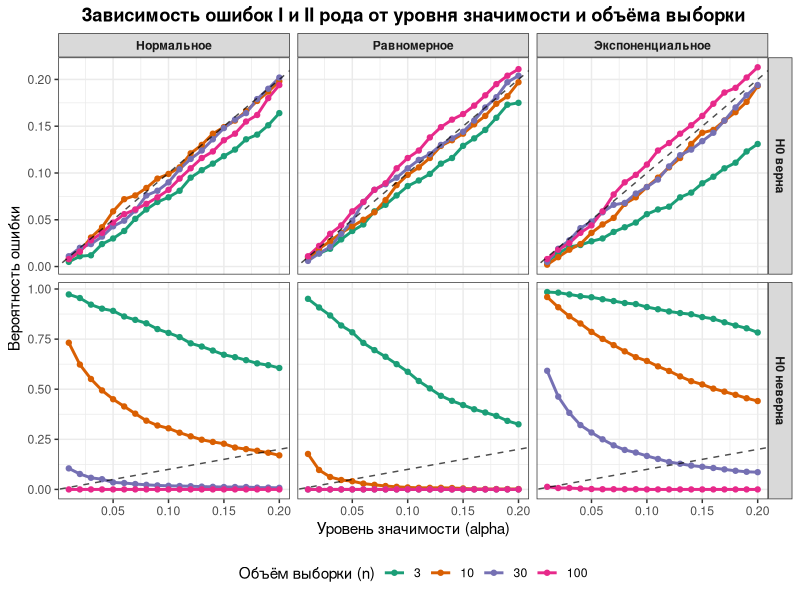

This chart was generated by the following R code:
## ---- chunk 1
set.seed(30)
## ---- chunk 2
library(tidyverse)
## ---- chunk 3
n_values <- c(3, 10, 30, 100)
dist_values <- c("Нормальное", "Равномерное", "Экспоненциальное")
scenario_values <- c("H0 верна", "H0 неверна")
alpha_values <- seq(from = 0.01, to = 0.20, by = 0.01)
stringsAsFactors = FALSE
results <- data.frame(
  n          = numeric(),
  dist       = character(),
  scenario   = character(),
  alpha      = numeric(),
  error_rate = numeric(),
  stringsAsFactors = FALSE
)
## ---- chunk 4
for (n in n_values) {
  for (dist in dist_values) {
    for (scenario in scenario_values) {
      p_values <- numeric(1000)

      for (i in 1:1000) {
        
        if (dist == "Нормальное") {
          x <- rnorm(n, mean = 0, sd = 1)
        } else if (dist == "Равномерное") {
          x <- runif(n, min = 0, max = 2)
        } else {
          x <- rexp(n, rate = 1)
        }

        if (dist == "Нормальное") {
          if (scenario == "H0 верна") {
            y <- rnorm(n, mean = 0, sd = 1)
          } else {
            y <- rnorm(n, mean = 1, sd = 1)
          }
        } else if (dist == "Равномерное") {
          if (scenario == "H0 верна") {
            y <- runif(n, min = 0, max = 2)
          } else {
            y <- runif(n, min = 1, max = 3)
          }
        } else {
          if (scenario == "H0 верна") {
            y <- rexp(n, rate = 1)
          } else {
            y <- rexp(n, rate = 0.5)
          }
        }
        #Применяем двухвыборочный t-тест Уэлча (в R по умолчанию используется именно он, так как он не требует равенства дисперсий) к выборкам x и y. 
        test_result <- t.test(x, y)
        p_values[i] <- test_result$p.value
        }
        for (alpha in alpha_values) {
        
        if (scenario == "H0 верна") {
          errors <- sum(p_values < alpha)
        } else {
          errors <- sum(p_values >= alpha)
        }
        
        error_rate <- errors / 1000
        
        new_row <- data.frame(
          n          = n,
          dist       = dist,
          scenario   = scenario,
          alpha      = alpha,
          error_rate = error_rate,
          stringsAsFactors = FALSE
        )
        
        results <- rbind(results, new_row)
      }
      
    }
  }
}
## ---- chunk 5
print(dim(results))
print(head(results))
## ---- chunk 6
# Строим график
ggplot(results, aes(x = alpha, y = error_rate, color = factor(n), group = factor(n))) +
  geom_line(size = 1) +
  geom_point(size = 1.5) +
  geom_abline(intercept = 0, slope = 1, linetype = "dashed", color = "black", alpha = 0.7) +
  # Разделяем на 6 панелей
  facet_grid(scenario ~ dist, scales = "free_y") +
  labs(
    x = "Уровень значимости (alpha)",
    y = "Вероятность ошибки",
    color = "Объём выборки (n)",
    title = "Зависимость ошибок I и II рода от уровня значимости и объёма выборки"
  ) +
  scale_color_brewer(palette = "Dark2") +
  theme_bw() +
  theme(
    legend.position = "bottom",
    plot.title = element_text(hjust = 0.5, face = "bold"),
    strip.text = element_text(face = "bold")
  )
